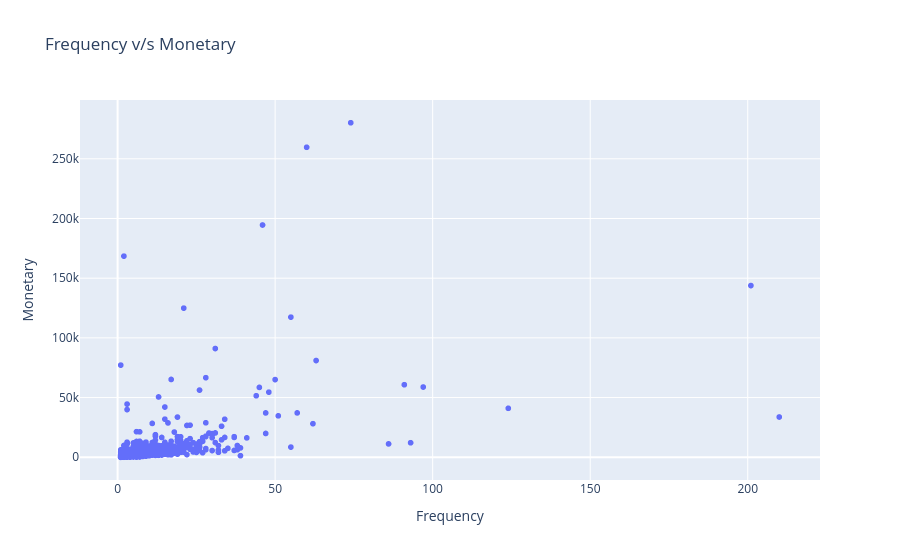

Here is the notebook cell this chart was saved with:
### Markdown cell above
* Frequency and Monetary have positive correlation(0.55),means customer who purchase frequently have generates revenue.
* Recency and frequency have weak negative correlation(-0.26),means customer who purchase recently tend to buy more frequently.
* Recency and Monetary have weak negative correlation(-.12) , means customeer who purchase recently spend slightly more.

### Code cell
fig = px.scatter(rfm, x="Frequency", y="Monetary",hover_data=['CustomerID','Recent'],title='Frequency v/s Monetary')
fig.show()

### Figure 1 — Plotly figure (JSON) as saved in the notebook; plotly's stock layout.template omitted (floating-point values rounded to 4 significant figures; data arrays with more than 128 entries replaced by an {"elided": "..."} marker saying what was removed)
{"data": [{"customdata": {"elided": "4339x2 float values"}, "hovertemplate": "Frequency=%{x}<br>Monetary=%{y}<br>CustomerID=%{customdata[0]}<br>Recent=%{customdata[1]}<extra></extra>", "legendgroup": "", "marker": {"color": "#636efa", "symbol": "circle"}, "mode": "markers", "name": "", "showlegend": false, "type": "scattergl", "x": {"elided": "4339 int values"}, "xaxis": "x", "y": {"elided": "4339 float values"}, "yaxis": "y"}], "layout": {"legend": {"tracegroupgap": 0}, "title": {"text": "Frequency v/s Monetary"}, "xaxis": {"anchor": "y", "domain": [0, 1], "title": {"text": "Frequency"}}, "yaxis": {"anchor": "x", "domain": [0, 1], "title": {"text": "Monetary"}}}}
